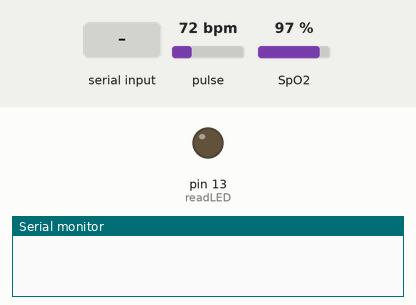
Simulated run of this sketch. Board: Arduino Uno, built with avr-gcc and run on an emulated ATmega328P. Shown: output pins drawn as LEDs (lit = HIGH), the last lines printed to the serial monitor. Dashed ring = blinking. The test bench sets the inputs (shaded band); at power-on: pulse 72 bpm, SpO2 97 %.

Above: at 3.2 s.
3.3 s: "r" received over Serial
At 5.09 s:
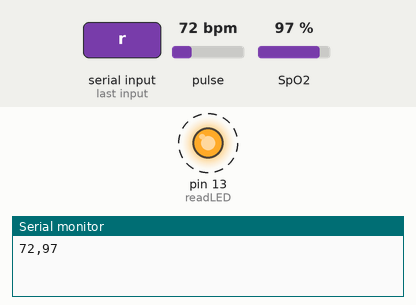
6.3 s: "f" received over Serial
At 7.2 s:
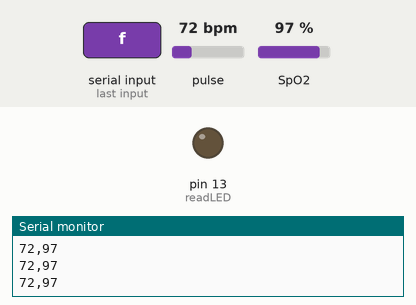
8.0 s: "R" received over Serial
At 8.48 s:
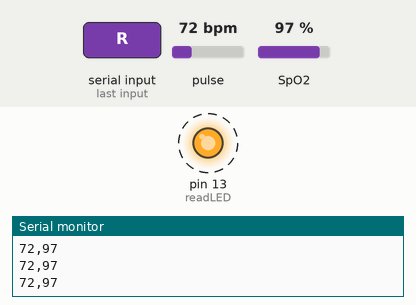
Timing chart, 0 to 17.0 s (numbered marks = the images above; inputs shaded):
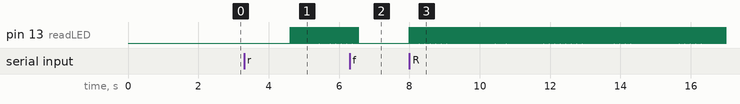

The sketch:

arduino-oximetro.ino
```cpp
/*
 * Oxímetro Serial Connection - MAX30102
 * Crédito: Jhonatan Thallisson Cabral Néry
 * https://github.com/jhonatantcn/IBLUEIT
 */
#include <Wire.h>
#include "MAX30105.h"           //MAX3010x library
#include "heartRate.h"          //Heart rate calculating algorithm
#include "spo2_algorithm.h"     //SPO2 calculating algorithm

#define DEBUG false

MAX30105 particleSensor;

#if defined(__AVR_ATmega328P__) || defined(__AVR_ATmega168__)
//Arduino Uno doesn't have enough SRAM to store 100 samples of IR led data and red led data in 32-bit format
//To solve this problem, 16-bit MSB of the sampled data will be truncated. Samples become 16-bit data.
uint16_t irBuffer[100]; //infrared LED sensor data
uint16_t redBuffer[100];  //red LED sensor data
#else
uint32_t irBuffer[100]; //infrared LED sensor data
uint32_t redBuffer[100];  //red LED sensor data
#endif

int32_t bufferLength; //data length
int32_t spo2; //SPO2 value
int8_t validSPO2; //indicator to show if the SPO2 calculation is valid
int32_t heartRate; //heart rate value
int8_t validHeartRate; //indicator to show if the heart rate calculation is valid

byte readLED = 13; //Blinks with each data read

int cont;
int sumHeartRate;
int sumSPO2;

bool isSampling = false;
void ListenCommand(char cmd)
{
  //ECHO
  if (cmd == 'e' || cmd == 'E')
    Serial.println("echox");

  //READ SAMPLES
  else if (cmd == 'r' || cmd == 'R')
    isSampling = true;

  //FINISH READ
  else if (cmd == 'f' || cmd == 'F')
  {
    isSampling = false;
  }
}

void setup()
{
  Serial.begin(115200);

  pinMode(readLED, OUTPUT);

  delay(2000);
  // Initialize sensor
  particleSensor.begin(Wire, I2C_SPEED_FAST); //Use default I2C port, 400kHz speed
  particleSensor.setup(); //Configure sensor with default settings
  particleSensor.setPulseAmplitudeRed(0x0A); //Turn Red LED to low to indicate sensor is running
}

void loop()
{
#if DEBUG
  isSampling = true;
#endif

  if (Serial.available() > 0)
    ListenCommand(Serial.read());

  if (isSampling)
    HeartRateandSPO();
}

/**
   Sensor Transformations
   Range 0.2V = 0 kPa to 4.7V = 10.0 kPa
   https://github.com/AdamVStephen/gem-water-level-gauge/blob/master/WaterLevelSensor/WaterLevelSensor.ino
*/
bool firstsample = true;
void HeartRateandSPO()
{
  if (firstsample)
  {
    bufferLength = 100; //buffer length of 100 stores 4 seconds of samples running at 25sps
    //read the first 100 samples, and determine the signal range
    for (byte i = 0 ; i < bufferLength ; i++)
    {
      while (particleSensor.available() == false) //do we have new data?
        particleSensor.check(); //Check the sensor for new data

      redBuffer[i] = particleSensor.getRed();
      irBuffer[i] = particleSensor.getIR();
      particleSensor.nextSample(); //We're finished with this sample so move to next sample
    }

    //calculate heart rate and SpO2 after first 100 samples (first 4 seconds of samples)
    maxim_heart_rate_and_oxygen_saturation(irBuffer, bufferLength, redBuffer, &spo2, &validSPO2, &heartRate, &validHeartRate);
    firstsample = false;
  }

  //Taking samples from MAX30102.
  //Dumping the first 25 sets of samples in the memory and shift the last 75 sets of samples to the top
  for (byte i = 25; i < 100; i++)
  {
    redBuffer[i - 25] = redBuffer[i];
    irBuffer[i - 25] = irBuffer[i];
  }

  //take 25 sets of samples before calculating the heart rate.
  for (byte i = 75; i < 100; i++)
  {
    while (particleSensor.available() == false) //do we have new data?
      particleSensor.check(); //Check the sensor for new data

    digitalWrite(readLED, !digitalRead(readLED)); //Blink onboard LED with every data read

    redBuffer[i] = particleSensor.getRed();
    irBuffer[i] = particleSensor.getIR();
    particleSensor.nextSample(); //We're finished with this sample so move to next sample

    if (irBuffer[i] > 7000)  //If a finger is detected
    {
      // Filtro 01
      if ((validHeartRate == 1) && (validSPO2 == 1)) //Se a medida de batimentos é válida, então a soma...
      {
        cont += 1;
        sumHeartRate += heartRate;
        sumSPO2 += spo2;
      }
    }
  }

  if (cont != 0)
  {

    Serial.print(sumHeartRate / cont, DEC);
    Serial.print(",");
    Serial.println(sumSPO2 / cont, DEC);

    cont = 0;
    sumHeartRate = 0;
    sumSPO2 = 0;
  }else{
    Serial.print(0);
    Serial.print(",");
    Serial.println(0);
  }

  //After gathering 25 new samples recalculate HR and SP02
  maxim_heart_rate_and_oxygen_saturation(irBuffer, bufferLength, redBuffer, &spo2, &validSPO2, &heartRate, &validHeartRate);
}
```

Measured:
- after the input at 3.3 s, pin 13 (readLED): alternates HIGH for 0.01 s and LOW for 0.01 s, starting after 1.3 s
- after the input at 6.3 s, pin 13 (readLED): goes on until 6.5 s, then stays LOW
- after the input at 8.0 s, pin 13 (readLED): alternates HIGH for 0.01 s and LOW for 0.01 s, starting at once
